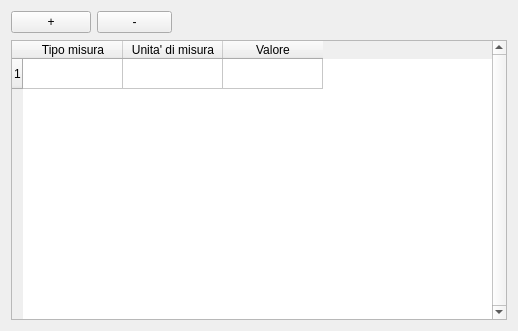
       <widget class="QWidget" name="tab_6">
        <attribute name="title">
         <string>Misure</string>
        </attribute>
        <layout class="QFormLayout" name="formLayout">
         <item row="0" column="0">
          <layout class="QHBoxLayout" name="horizontalLayout_4">
           <item>
            <widget class="QPushButton" name="pushButton_insert_row_misure">
             <property name="maximumSize">
              <size>
               <width>100</width>
               <height>16777215</height>
              </size>
             </property>
             <property name="font">
              <font>
               <pointsize>9</pointsize>
              </font>
             </property>
             <property name="text">
              <string>+</string>
             </property>
            </widget>
           </item>
           <item>
            <widget class="QPushButton" name="pushButton_remove_row_misure">
             <property name="maximumSize">
              <size>
               <width>75</width>
               <height>16777215</height>
              </size>
             </property>
             <property name="text">
              <string>-</string>
             </property>
            </widget>
           </item>
          </layout>
         </item>
         <item row="0" column="1">
          <spacer name="horizontalSpacer_2">
           <property name="orientation">
            <enum>Qt::Horizontal</enum>
           </property>
           <property name="sizeHint" stdset="0">
            <size>
             <width>329</width>
             <height>23</height>
            </size>
           </property>
          </spacer>
         </item>
         <item row="1" column="0" colspan="2">
          <widget class="QTableWidget" name="tableWidget_misurazioni">
           <property name="minimumSize">
            <size>
             <width>0</width>
             <height>280</height>
            </size>
           </property>
           <property name="frameShape">
            <enum>QFrame::StyledPanel</enum>
           </property>
           <property name="frameShadow">
            <enum>QFrame::Raised</enum>
           </property>
           <property name="verticalScrollBarPolicy">
            <enum>Qt::ScrollBarAlwaysOn</enum>
           </property>
           <property name="horizontalScrollBarPolicy">
            <enum>Qt::ScrollBarAlwaysOff</enum>
           </property>
           <property name="editTriggers">
            <set>QAbstractItemView::AnyKeyPressed|QAbstractItemView::DoubleClicked|QAbstractItemView::EditKeyPressed</set>
           </property>
           <property name="rowCount">
            <number>1</number>
           </property>
           <property name="columnCount">
            <number>3</number>
           </property>
           <row/>
           <column>
            <property name="text">
             <string>Tipo misura</string>
            </property>
           </column>
           <column>
            <property name="text">
             <string>Unita' di misura</string>
            </property>
           </column>
           <column>
            <property name="text">
             <string>Valore</string>
            </property>
           </column>
          </widget>
         </item>
        </layout>
       </widget>
